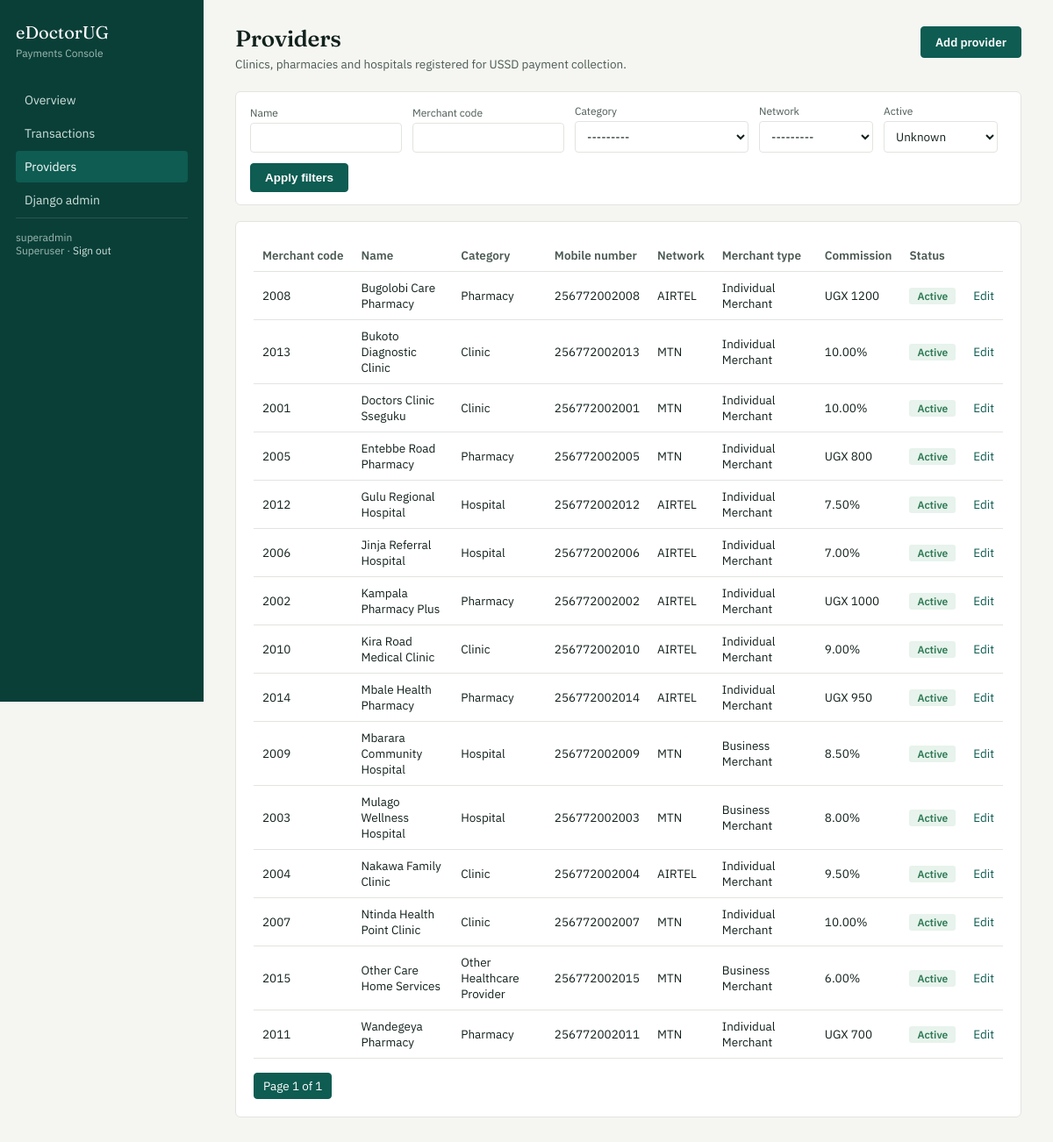
Page /api/ussd/providers/ (signed in) on the committed database.
### dashboard/models.py (models this page shows, shortened)
class Provider(models.Model):
    merchant_code = models.CharField(
        max_length=20,
        unique=True,
        db_index=True
    )
    name = models.CharField(max_length=255)
    category = models.CharField(
        max_length=20,
        choices=ProviderCategory.choices
    )
    mobile_number = models.CharField(
        max_length=15,
        help_text="Registered mobile-money number, e.g. 256772123456"
    )
    network = models.CharField(
        max_length=10,
        choices=Network.choices
    )
    merchant_type = models.CharField(
        max_length=15,
        choices=MerchantType.choices,
        default=MerchantType.INDIVIDUAL,
        help_text="Only relevant for MTN fee-band lookup."
    )
    commission_type = models.CharField(
        max_length=10,
        choices=CommissionType.choices,
        default=CommissionType.PERCENT
    )
    commission_value = models.DecimalField(
        max_digits=10,
        decimal_places=2,
        default=Decimal("0.00"),
        help_text=(
            "eDoctorUG's own commission: either UGX flat amount "
            "or percent, per commission_type."
        )
    )
    is_active = models.BooleanField(default=True)
    managed_by = models.ForeignKey(
        settings.AUTH_USER_MODEL,
        null=True,
        blank=True,
        on_delete=models.SET_NULL,
        related_name="providers",
        help_text=(
            "Admin user who manages this provider in the dashboard "
            "(for scoping non-superuser access)."
        )
    )
    created_at = models.DateTimeField(auto_now_add=True)
    updated_at = models.DateTimeField(auto_now=True)
    class Meta:
        ordering = ["name"]

### dashboard/views.py (the view)
class ProviderListView(StaffRequiredMixin, RoleScopedQuerysetMixin, ListView):
    template_name = "dashboard/provider_list.html"
    context_object_name = "providers"
    paginate_by = 25
    def get_queryset(self):
        qs = self.scoped_providers().order_by("name")
        self.filterset = ProviderFilter(self.request.GET, queryset=qs)
        return self.filterset.qs
    def get_context_data(self, **kwargs):
        ctx = super().get_context_data(**kwargs)
        ctx["filter"] = self.filterset
        return ctx

### dashboard/views.py (called while the page is built)
    def test_func(self):
        user = self.request.user
        return user.is_superuser or user.groups.filter(name="Admin").exists()

    def scoped_providers(self):
        user = self.request.user
        if user.is_superuser:
            return Provider.objects.all()
        return Provider.objects.filter(managed_by=user)

### dashboard/templates/dashboard/provider_list.html (shortened to what this page needs)
{% extends "dashboard/base.html" %}
{% block content %}
<div class="page-head">
  <div>
    <h1>Providers</h1>
    <p>Clinics, pharmacies and hospitals registered for USSD payment collection.</p>
  </div>
  <a href="{% url 'dashboard:provider-create' %}" class="btn">Add provider</a>
</div>
<form class="filter-bar" method="get">
  <div class="field">
    <label for="id_name">Name</label>
    {{ filter.form.name }}
  </div>
  <div class="field">
    <label for="id_merchant_code">Merchant code</label>
    {{ filter.form.merchant_code }}
  </div>
  <div class="field">
    <label for="id_category">Category</label>
    {{ filter.form.category }}
  </div>
  <div class="field">
    <label for="id_network">Network</label>
    {{ filter.form.network }}
  </div>
  <div class="field">
    <label for="id_is_active">Active</label>
    {{ filter.form.is_active }}
  </div>
  <div class="field">
    <button class="btn" type="submit">Apply filters</button>
  </div>
</form>
<div class="panel">
  {% if providers %}
  <table class="data">
    <thead>
      <tr>
        <th>Merchant code</th><th>Name</th><th>Category</th><th>Mobile number</th>
        <th>Network</th><th>Merchant type</th><th>Commission</th><th>Status</th><th></th>
      </tr>
    </thead>
    <tbody>
      {% for p in providers %}
      <tr>
        <td>{{ p.merchant_code }}</td>
        <td>{{ p.name }}</td>
        <td>{{ p.get_category_display }}</td>
        <td>{{ p.mobile_number }}</td>
        <td>{{ p.network }}</td>
        <td>{{ p.get_merchant_type_display }}</td>
        <td>
          {% if p.commission_type == "PERCENT" %}{{ p.commission_value }}%{% else %}UGX {{ p.commission_value|floatformat:0 }}{% endif %}
        </td>
        <td>
          {% if p.is_active %}<span class="status-badge status-SUCCESS">Active</span>
          {% else %}<span class="status-badge status-FAILED">Inactive</span>{% endif %}
        </td>
        <td><a href="{% url 'dashboard:provider-edit' p.pk %}">Edit</a></td>
      </tr>
      {% endfor %}
    </tbody>
  </table>
  <div class="pagination">
    <span class="current">Page {{ page_obj.number }} of {{ page_obj.paginator.num_pages }}</span>
  </div>
  {% else %}
    <div class="empty-state">No providers match these filters yet. Add your first clinic, pharmacy or hospital to start collecting payments.</div>
  {% endif %}
</div>
{% endblock %}

### dashboard/templates/dashboard/base.html (shortened to what this page needs)
{% load static %}
<!DOCTYPE html>
<html lang="en">
<head>
  <link rel="stylesheet" href="{% static 'dashboard/css/style.css' %}">
</head>
<body>
  <div class="shell">
    <aside class="sidebar">
      <div class="brand">eDoctorUG</div>
      <div class="brand-sub">Payments Console</div>
      <nav>
        <a href="{% url 'dashboard:home' %}" class="{% if request.resolver_match.url_name == 'home' %}active{% endif %}">Overview</a>
        <a href="{% url 'dashboard:transactions' %}" class="{% if request.resolver_match.url_name == 'transactions' %}active{% endif %}">Transactions</a>
        <a href="{% url 'dashboard:providers' %}" class="{% if 'provider' in request.resolver_match.url_name %}active{% endif %}">Providers</a>
        {% if request.user.is_superuser %}
        <a href="/admin/">Django admin</a>
        {% endif %}
      </nav>
      <div class="role-pill">
        {{ request.user.get_username }}<br>
        {% if request.user.is_superuser %}Superuser{% else %}Admin{% endif %}
        &middot; <a href="{% url 'dashboard:logout' %}" style="color:#cfe3de;">Sign out</a>
      </div>
    </aside>
    <main class="main">
      {% block content %}{% endblock %}
    </main>
  </div>
</body>
</html>

### dashboard/static/dashboard/css/style.css (style rules this page uses)
:root { --bg: #f5f6f2; --surface: #ffffff; --ink: #12211c; --ink-soft: #4b5a53; --primary: #0e5c52; --primary-dark: #0a3f38; --amber: #b8791e; --amber-bg: #fbf0dd; --success: #2e7a54; --success-bg: #e7f3ec; --danger: #a8402e; --danger-bg: #f8e9e6; --border: #e2e5de; --sidebar-width: 232px; }
* { box-sizing: border-box; }
body { background: var(--bg); color: var(--ink); font-family: "IBM Plex Sans", -apple-system, BlinkMacSystemFont, sans-serif; font-size: 14.5px; margin: 0; }
h1, h2, h3, .display-font { font-family: "Fraunces", Georgia, serif; font-weight: 560; letter-spacing: -0.01em; color: var(--ink); }
a { color: var(--primary); text-decoration: none; }
.shell { display: flex; min-height: 100vh; }
.sidebar { width: var(--sidebar-width); flex-shrink: 0; background: var(--primary-dark); color: #dce9e5; padding: 24px 18px; position: sticky; top: 0; height: 100vh; overflow-y: auto; }
.sidebar .brand { font-family: "Fraunces", serif; font-size: 20px; color: #fff; margin-bottom: 4px; }
.sidebar .brand-sub { font-size: 12px; color: #9db9b1; margin-bottom: 28px; }
.sidebar nav a { display: block; color: #cfe3de; padding: 9px 10px; border-radius: 4px; margin-bottom: 2px; font-size: 14px; }
.sidebar nav a.active { background: var(--primary); color: #fff; }
.sidebar .role-pill { margin-top: auto; font-size: 12px; color: #9db9b1; border-top: 1px solid rgba(255,255,255,0.12); padding-top: 14px; }
.main { flex: 1; min-width: 0; padding: 28px 36px 60px; }
.page-head { display: flex; align-items: baseline; justify-content: space-between; margin-bottom: 22px; flex-wrap: wrap; gap: 10px; }
.page-head h1 { font-size: 26px; margin: 0; }
.page-head p { margin: 4px 0 0; color: var(--ink-soft); font-size: 13.5px; }
.panel { background: var(--surface); border: 1px solid var(--border); border-radius: 6px; padding: 20px; margin-bottom: 24px; }
table.data { width: 100%; border-collapse: collapse; font-size: 13.5px; }
table.data th { text-align: left; font-weight: 600; color: var(--ink-soft); border-bottom: 1px solid var(--border); padding: 9px 10px; white-space: nowrap; }
table.data td { padding: 9px 10px; border-bottom: 1px solid var(--border); vertical-align: middle; }
.status-badge { display: inline-block; padding: 2px 9px; border-radius: 3px; font-size: 12px; font-weight: 600; }
.status-SUCCESS { background: var(--success-bg); color: var(--success); }
.filter-bar { background: var(--surface); border: 1px solid var(--border); border-radius: 6px; padding: 14px 16px; margin-bottom: 18px; display: flex; flex-wrap: wrap; gap: 12px; align-items: end; }
.field { display: flex; flex-direction: column; gap: 4px; }
.field label { font-size: 12px; color: var(--ink-soft); }
.field input, .field select { border: 1px solid var(--border); border-radius: 4px; padding: 7px 9px; font-size: 13.5px; font-family: inherit; min-width: 130px; background: #fff; color: var(--ink); }
.btn { display: inline-block; padding: 8px 16px; border-radius: 4px; border: 1px solid var(--primary); background: var(--primary); color: #fff; font-size: 13.5px; font-weight: 600; cursor: pointer; text-decoration: none; }
.pagination { display: flex; gap: 8px; margin-top: 16px; font-size: 13.5px; }
.pagination a, .pagination span { padding: 5px 10px; border: 1px solid var(--border); border-radius: 4px; }
.pagination .current { background: var(--primary); color: #fff; border-color: var(--primary); }

### rows in the picture
Provider: merchant_code "2008", name "Bugolobi Care Pharmacy", category "Pharmacy", mobile_number "256772002008", network "AIRTEL", merchant_type "Individual Merchant", commission_value "1200", is_active "Active"
Provider: merchant_code "2013", name "Bukoto Diagnostic Clinic", category "Clinic", mobile_number "256772002013", network "MTN", merchant_type "Individual Merchant", commission_value "10.00", is_active "Active"
Provider: merchant_code "2001", name "Doctors Clinic Sseguku", category "Clinic", mobile_number "256772002001", network "MTN", merchant_type "Individual Merchant", commission_value "10.00", is_active "Active"
Provider: merchant_code "2005", name "Entebbe Road Pharmacy", category "Pharmacy", mobile_number "256772002005", network "MTN", merchant_type "Individual Merchant", commission_value "800", is_active "Active"
Provider: merchant_code "2012", name "Gulu Regional Hospital", category "Hospital", mobile_number "256772002012", network "AIRTEL", merchant_type "Individual Merchant", commission_value "7.50", is_active "Active"
Provider: merchant_code "2006", name "Jinja Referral Hospital", category "Hospital", mobile_number "256772002006", network "AIRTEL", merchant_type "Individual Merchant", commission_value "7.00", is_active "Active"
Provider: merchant_code "2002", name "Kampala Pharmacy Plus", category "Pharmacy", mobile_number "256772002002", network "AIRTEL", merchant_type "Individual Merchant", commission_value "1000", is_active "Active"
Provider: merchant_code "2010", name "Kira Road Medical Clinic", category "Clinic", mobile_number "256772002010", network "AIRTEL", merchant_type "Individual Merchant", commission_value "9.00", is_active "Active"
Provider: merchant_code "2014", name "Mbale Health Pharmacy", category "Pharmacy", mobile_number "256772002014", network "AIRTEL", merchant_type "Individual Merchant", commission_value "950", is_active "Active"
Provider: merchant_code "2009", name "Mbarara Community Hospital", category "Hospital", mobile_number "256772002009", network "MTN", merchant_type "Business Merchant", commission_value "8.50", is_active "Active"
Provider: merchant_code "2003", name "Mulago Wellness Hospital", category "Hospital", mobile_number "256772002003", network "MTN", merchant_type "Business Merchant", commission_value "8.00", is_active "Active"
Provider: merchant_code "2004", name "Nakawa Family Clinic", category "Clinic", mobile_number "256772002004", network "AIRTEL", merchant_type "Individual Merchant", commission_value "9.50", is_active "Active"
Provider: merchant_code "2007", name "Ntinda Health Point Clinic", category "Clinic", mobile_number "256772002007", network "MTN", merchant_type "Individual Merchant", commission_value "10.00", is_active "Active"
Provider: merchant_code "2015", name "Other Care Home Services", category "Other Healthcare Provider", mobile_number "256772002015", network "MTN", merchant_type "Business Merchant", commission_value "6.00", is_active "Active"
Provider: merchant_code "2011", name "Wandegeya Pharmacy", category "Pharmacy", mobile_number "256772002011", network "MTN", merchant_type "Individual Merchant", commission_value "700", is_active "Active"

### other values in the picture
{{ request.user.get_username }} "superadmin"
{{ page_obj.number }} "1"
{{ page_obj.paginator.num_pages }} "1"
